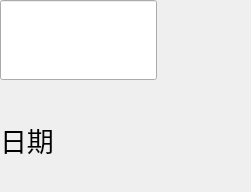
        <widget class="QWidget" name="hello_page">
         <property name="enabled">
          <bool>true</bool>
         </property>
         <property name="styleSheet">
          <string notr="true"/>
         </property>
         <layout class="QHBoxLayout" name="horizontalLayout_2" stretch="5,3">
          <property name="spacing">
           <number>0</number>
          </property>
          <property name="leftMargin">
           <number>0</number>
          </property>
          <property name="topMargin">
           <number>0</number>
          </property>
          <property name="rightMargin">
           <number>0</number>
          </property>
          <property name="bottomMargin">
           <number>0</number>
          </property>
          <item>
           <widget class="QFrame" name="homepage_left">
            <property name="enabled">
             <bool>true</bool>
            </property>
            <property name="styleSheet">
             <string notr="true"/>
            </property>
            <layout class="QVBoxLayout" name="verticalLayout_22">
             <property name="spacing">
              <number>0</number>
             </property>
             <property name="leftMargin">
              <number>0</number>
             </property>
             <property name="topMargin">
              <number>0</number>
             </property>
             <property name="rightMargin">
              <number>0</number>
             </property>
             <property name="bottomMargin">
              <number>0</number>
             </property>
             <item>
              <widget class="QLineEdit" name="seach_input_edit">
               <property name="minimumSize">
                <size>
                 <width>0</width>
                 <height>80</height>
                </size>
               </property>
               <property name="maximumSize">
                <size>
                 <width>16777215</width>
                 <height>80</height>
                </size>
               </property>
               <property name="font">
                <font>
                 <family>微软雅黑</family>
                 <pointsize>20</pointsize>
                </font>
               </property>
               <property name="styleSheet">
                <string notr="true"/>
               </property>
               <property name="text">
                <string/>
               </property>
              </widget>
             </item>
             <item>
              <spacer name="verticalSpacer_2">
               <property name="orientation">
                <enum>Qt::Vertical</enum>
               </property>
               <property name="sizeHint" stdset="0">
                <size>
                 <width>20</width>
                 <height>40</height>
                </size>
               </property>
              </spacer>
             </item>
             <item>
              <widget class="QLabel" name="date_text">
               <property name="minimumSize">
                <size>
                 <width>0</width>
                 <height>0</height>
                </size>
               </property>
               <property name="maximumSize">
                <size>
                 <width>16777215</width>
                 <height>150</height>
                </size>
               </property>
               <property name="font">
                <font>
                 <family>Microsoft YaHei</family>
                 <pointsize>20</pointsize>
                </font>
               </property>
               <property name="text">
                <string>日期</string>
               </property>
              </widget>
             </item>
             <item>
              <widget class="QLabel" name="sentence_text_english">
               <property name="minimumSize">
                <size>
                 <width>0</width>
                 <height>0</height>
                </size>
               </property>
               <property name="maximumSize">
                <size>
                 <width>16777215</width>
                 <height>100</height>
                </size>
               </property>
               <property name="font">
                <font>
                 <family>微软雅黑</family>
                </font>
               </property>
               <property name="text">
                <string/>
               </property>
              </widget>
             </item>
             <item>
              <widget class="QLabel" name="sentence_text_chinese">
               <property name="maximumSize">
                <size>
                 <width>16777215</width>
                 <height>100</height>
                </size>
               </property>
               <property name="font">
                <font>
                 <family>微软雅黑</family>
                </font>
               </property>
               <property name="text">
                <string/>
               </property>
              </widget>
             </item>
            </layout>
           </widget>
          </item>
          <item>
           <widget class="QFrame" name="homepage_right">
            <property name="enabled">
             <bool>true</bool>
            </property>
            <property name="minimumSize">
             <size>
              <width>0</width>
              <height>0</height>
             </size>
            </property>
            <property name="maximumSize">
             <size>
              <width>400</width>
              <height>16777215</height>
             </size>
            </property>
            <property name="styleSheet">
             <string notr="true">border:0px;padding:0px</string>
            </property>
            <layout class="QVBoxLayout" name="verticalLayout_4">
             <property name="spacing">
              <number>0</number>
             </property>
             <property name="leftMargin">
              <number>0</number>
             </property>
             <property name="topMargin">
              <number>0</number>
             </property>
             <property name="rightMargin">
              <number>0</number>
             </property>
             <property name="bottomMargin">
              <number>0</number>
             </property>
             <item>
              <widget class="QLabel" name="hello_picture">
               <property name="styleSheet">
                <string notr="true">border:0px;padding:0px</string>
               </property>
               <property name="text">
                <string/>
               </property>
              </widget>
             </item>
            </layout>
           </widget>
          </item>
         </layout>
        </widget>
